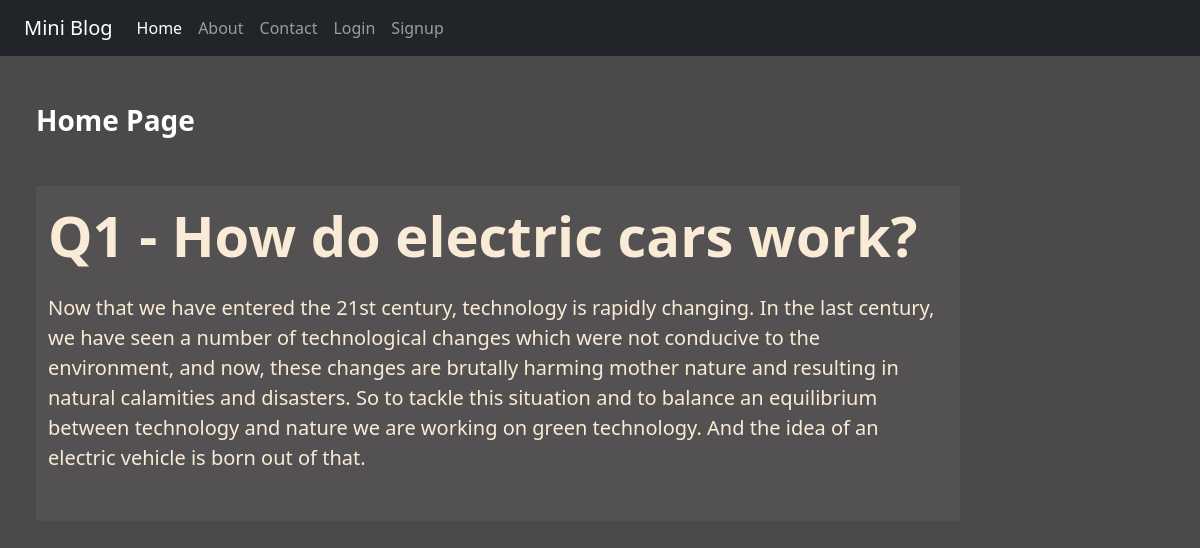
The page / on the database its author committed.
### blog/models.py (models this page shows)
class Post(models.Model):
    title = models.CharField(max_length=200)
    description = models.CharField(max_length=5000)

### blog/views.py (the view)
# urls.py: 2. Add a URL to urlpatterns:  path('', views.home, name='home')
def home(request):
    posts = Post.objects.all()
    return render(request, 'blog/home.html', {'posts': posts })

### blog/templates/blog/home.html
{% extends "blog/base.html" %}
{% load static %}
{% block content %}
 <div class="col-sm-10 px-5">
  <h3 class="text-white my-5 fw-bold">Home Page</h3>
{% for post in posts %}
  <div class="jumbotron jumbotron-fluid jumbo-color">
    <div class="container">
        <h1 class="display-4 fw-bold py-3">{{post.title}}</h1>
        <p class="lead pb-5">{{post.description}}</p>
    </div>
  </div>
{% endfor %}
 </div>
{% endblock content %}

### blog/templates/blog/base.html (shortened to what this page needs)
<!DOCTYPE html>
{% load static %}
<html lang="en">
<head>
    <link rel="stylesheet" href="{% static 'blog/css/bootstrap.css'%}">
    <link rel="stylesheet" href="{% static 'blog/css/style.css'%}">
</head>
<body>
    <div class="container-fluid bg-dark pl-5">
        {% include 'blog/navbar.html' %}
    </div>
        <div class="row">
            {% block content %}
            {% endblock content %}
        </div>
</body>
</html>

### blog/templates/blog/navbar.html (shortened to what this page needs)
<nav class="navbar navbar-expand-lg navbar-dark bg-dark">
    <div class="container-fluid">
      <a class="navbar-brand" href="#">Mini Blog</a>
      <div class="collapse navbar-collapse" id="navbarNav">
        <ul class="navbar-nav">
          <li class="nav-item">
            <a class="nav-link active" aria-current="page" href="/">Home</a>
          </li>
          <li class="nav-item">
            <a class="nav-link" href="{% url 'about' %}">About</a>
          </li>
          <li class="nav-item">
            <a class="nav-link" href="{% url 'contact' %}">Contact</a>
          </li>
          {% if request.user.is_authenticated %}
          <li class="nav-item">
            <a class="nav-link" href="{% url 'dashboard' %}">Dashboard</a>
          </li>
          <li class="nav-item">
            <a class="nav-link" href="{% url 'logout' %}">Logout</a>
          </li>
          {% else %}
          <li class="nav-item">
            <a class="nav-link" href="{% url 'login' %}">Login</a>
          </li>
          <li class="nav-item">
            <a class="nav-link" href="{% url 'signup' %}">Signup</a>
          </li>
          {% endif %}
        </ul>
      </div>
    </div>
  </nav>

### blog/static/blog/css/style.css (style rules this page uses)
body { background-color: rgb(75, 74, 74); color: antiquewhite; }
.jumbo-color { background-color: rgb(83, 81, 81); }

### rows shown on the page
Post: title "Q1 - How do electric cars work?", description "Now that we have entered the 21st century, technology is rapidly changing. In the last century, we have seen a number of technological changes which were not conducive to the environment, and now, these changes are brutally harming mother nature and resulting in natural calamities and disasters. So to tackle this situation and to balance an equilibrium between technology and nature we are working on green technology. And the idea of an electric vehicle is born out of that."
